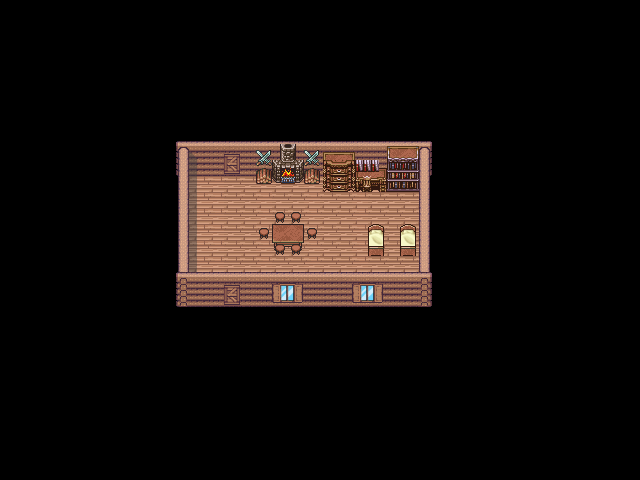

Rendered tile map (Tiled .tmx) drawn with the repository's tilesets; below, a short description and the full map source, tile grids included:
An orthogonal 40x30 tile map with 16x16 px tiles, 2 tile layers (background, collision), 2 tilesets and 2 objects (2x goout).

<map version="1.0" tiledversion="1.1.6" orientation="orthogonal" renderorder="right-down" width="40" height="30" tilewidth="16" tileheight="16" infinite="0" nextobjectid="3">
 <tileset firstgid="1" name="chajda_int" tilewidth="16" tileheight="16" tilecount="234" columns="18">
  <image source="chajda_int.png" width="288" height="208" />
 </tileset>
 <tileset firstgid="235" name="chajda_interier3" tilewidth="16" tileheight="16" tilecount="900" columns="30">
  <image source="chajda_interier3.png" width="480" height="480" />
 </tileset>
 <layer name="background" width="40" height="30">
  <data encoding="csv">
1,1,1,1,1,1,1,1,1,1,1,1,1,1,1,1,1,1,1,1,1,1,1,1,1,1,1,1,1,1,1,1,1,1,1,1,1,1,1,1,
1,1,1,1,1,1,1,1,1,1,1,1,1,1,1,1,1,1,1,1,1,1,1,1,1,1,1,1,1,1,1,1,1,1,1,1,1,1,1,1,
1,1,1,1,1,1,1,1,1,1,1,1,1,1,1,1,1,1,1,1,1,1,1,1,1,1,1,1,1,1,1,1,1,1,1,1,1,1,1,1,
1,1,1,1,1,1,1,1,1,1,1,1,1,1,1,1,1,1,1,1,1,1,1,1,1,1,1,1,1,1,1,1,1,1,1,1,1,1,1,1,
1,1,1,1,1,1,1,1,1,1,1,1,1,1,1,1,1,1,1,1,1,1,1,1,1,1,1,1,1,1,1,1,1,1,1,1,1,1,1,1,
1,1,1,1,1,1,1,1,1,1,1,1,1,1,1,1,1,1,1,1,1,1,1,1,1,1,1,1,1,1,1,1,1,1,1,1,1,1,1,1,
1,1,1,1,1,1,1,1,1,1,1,1,1,1,1,1,1,1,1,1,1,1,1,1,1,1,1,1,1,1,1,1,1,1,1,1,1,1,1,1,
1,1,1,1,1,1,1,1,1,1,1,1,1,1,1,1,1,1,1,1,1,1,1,1,1,1,1,1,1,1,1,1,1,1,1,1,1,1,1,1,
1,1,1,1,1,1,1,1,1,1,19,20,21,22,23,24,25,26,27,28,29,30,31,32,33,34,35,36,1,1,1,1,1,1,1,1,1,1,1,1,
1,1,1,1,1,1,1,1,1,1,37,38,39,40,41,42,43,44,45,46,47,48,49,50,51,52,53,54,1,1,1,1,1,1,1,1,1,1,1,1,
1,1,1,1,1,1,1,1,1,1,55,56,57,58,59,60,61,62,63,64,65,66,67,68,69,70,71,72,1,1,1,1,1,1,1,1,1,1,1,1,
1,1,1,1,1,1,1,1,1,1,73,74,75,76,77,78,79,80,81,82,83,84,85,86,87,88,89,90,1,1,1,1,1,1,1,1,1,1,1,1,
1,1,1,1,1,1,1,1,1,1,91,92,93,94,95,96,97,98,99,100,101,102,103,104,105,106,107,108,1,1,1,1,1,1,1,1,1,1,1,1,
1,1,1,1,1,1,1,1,1,1,109,110,111,112,113,114,115,116,117,118,119,120,121,122,123,124,125,126,1,1,1,1,1,1,1,1,1,1,1,1,
1,1,1,1,1,1,1,1,1,1,127,128,129,130,131,132,133,134,135,136,137,138,139,140,141,142,143,144,1,1,1,1,1,1,1,1,1,1,1,1,
1,1,1,1,1,1,1,1,1,1,145,146,147,148,149,150,151,152,153,154,155,156,157,158,159,160,161,162,1,1,1,1,1,1,1,1,1,1,1,1,
1,1,1,1,1,1,1,1,1,1,163,164,165,166,167,168,169,170,171,172,173,174,175,176,177,178,179,180,1,1,1,1,1,1,1,1,1,1,1,1,
1,1,1,1,1,1,1,1,1,1,181,182,183,184,185,186,187,188,189,190,191,192,193,194,195,196,197,198,1,1,1,1,1,1,1,1,1,1,1,1,
1,1,1,1,1,1,1,1,1,1,199,200,201,202,203,204,205,206,207,208,209,210,211,212,213,214,215,216,1,1,1,1,1,1,1,1,1,1,1,1,
1,1,1,1,1,1,1,1,1,1,217,218,219,220,221,222,223,224,225,226,227,228,229,230,231,232,233,234,1,1,1,1,1,1,1,1,1,1,1,1,
1,1,1,1,1,1,1,1,1,1,1,1,1,1,1,1,1,1,1,1,1,1,1,1,1,1,1,1,1,1,1,1,1,1,1,1,1,1,1,1,
1,1,1,1,1,1,1,1,1,1,1,1,1,1,1,1,1,1,1,1,1,1,1,1,1,1,1,1,1,1,1,1,1,1,1,1,1,1,1,1,
1,1,1,1,1,1,1,1,1,1,1,1,1,1,1,1,1,1,1,1,1,1,1,1,1,1,1,1,1,1,1,1,1,1,1,1,1,1,1,1,
1,1,1,1,1,1,1,1,1,1,1,1,1,1,1,1,1,1,1,1,1,1,1,1,1,1,1,1,1,1,1,1,1,1,1,1,1,1,1,1,
1,1,1,1,1,1,1,1,1,1,1,1,1,1,1,1,1,1,1,1,1,1,1,1,1,1,1,1,1,1,1,1,1,1,1,1,1,1,1,1,
1,1,1,1,1,1,1,1,1,1,1,1,1,1,1,1,1,1,1,1,1,1,1,1,1,1,1,1,1,1,1,1,1,1,1,1,1,1,1,1,
1,1,1,1,1,1,1,1,1,1,1,1,1,1,1,1,1,1,1,1,1,1,1,1,1,1,1,1,1,1,1,1,1,1,1,1,1,1,1,1,
1,1,1,1,1,1,1,1,1,1,1,1,1,1,1,1,1,1,1,1,1,1,1,1,1,1,1,1,1,1,1,1,1,1,1,1,1,1,1,1,
1,1,1,1,1,1,1,1,1,1,1,1,1,1,1,1,1,1,1,1,1,1,1,1,1,1,1,1,1,1,1,1,1,1,1,1,1,1,1,1,
1,1,1,1,1,1,1,1,1,1,1,1,1,1,1,1,1,1,1,1,1,1,1,1,1,1,1,1,1,1,1,1,1,1,1,1,1,1,1,1
</data>
 </layer>
 <layer name="collision" width="40" height="30">
  <data encoding="csv">
1,1,1,1,1,1,1,1,1,1,1,1,1,1,1,1,1,1,1,1,1,1,1,1,1,1,1,1,1,1,1,1,1,1,1,1,1,1,1,1,
1,1,1,1,1,1,1,1,1,1,1,1,1,1,1,1,1,1,1,1,1,1,1,1,1,1,1,1,1,1,1,1,1,1,1,1,1,1,1,1,
1,1,1,1,1,1,1,1,1,1,1,1,1,1,1,1,1,1,1,1,1,1,1,1,1,1,1,1,1,1,1,1,1,1,1,1,1,1,1,1,
1,1,1,1,1,1,1,1,1,1,1,1,1,1,1,1,1,1,1,1,1,1,1,1,1,1,1,1,1,1,1,1,1,1,1,1,1,1,1,1,
1,1,1,1,1,1,1,1,1,1,1,1,1,1,1,1,1,1,1,1,1,1,1,1,1,1,1,1,1,1,1,1,1,1,1,1,1,1,1,1,
1,1,1,1,1,1,1,1,1,1,1,1,1,1,1,1,1,1,1,1,1,1,1,1,1,1,1,1,1,1,1,1,1,1,1,1,1,1,1,1,
1,1,1,1,1,1,1,1,1,1,1,1,1,1,1,1,1,1,1,1,1,1,1,1,1,1,1,1,1,1,1,1,1,1,1,1,1,1,1,1,
1,1,1,1,1,1,1,1,1,1,1,1,1,1,1,1,1,1,1,1,1,1,1,1,1,1,1,1,1,1,1,1,1,1,1,1,1,1,1,1,
1,1,1,1,1,1,1,1,1,1,19,20,21,22,23,24,25,26,27,28,29,30,31,32,33,34,35,36,1,1,1,1,1,1,1,1,1,1,1,1,
1,1,1,1,1,1,1,1,1,1,37,38,39,40,41,42,43,44,45,46,47,48,49,50,51,52,53,54,1,1,1,1,1,1,1,1,1,1,1,1,
1,1,1,1,1,1,1,1,1,1,55,56,57,58,59,60,61,62,63,64,65,66,67,68,69,70,71,72,1,1,1,1,1,1,1,1,1,1,1,1,
1,1,1,1,1,1,1,1,1,1,73,74,0,0,0,0,0,0,0,0,83,84,0,0,87,88,89,90,1,1,1,1,1,1,1,1,1,1,1,1,
1,1,1,1,1,1,1,1,1,1,91,92,0,0,0,0,0,0,0,0,0,0,0,0,0,0,107,108,1,1,1,1,1,1,1,1,1,1,1,1,
1,1,1,1,1,1,1,1,1,1,109,110,0,0,0,0,0,0,0,0,0,0,0,0,0,0,125,126,1,1,1,1,1,1,1,1,1,1,1,1,
1,1,1,1,1,1,1,1,1,1,127,128,0,0,0,0,0,134,135,0,0,0,0,140,0,142,143,144,1,1,1,1,1,1,1,1,1,1,1,1,
1,1,1,1,1,1,1,1,1,1,145,146,0,0,0,0,0,0,0,0,0,0,0,158,0,160,161,162,1,1,1,1,1,1,1,1,1,1,1,1,
1,1,1,1,1,1,1,1,1,1,163,164,0,0,0,0,0,0,0,0,0,0,0,0,0,0,179,180,1,1,1,1,1,1,1,1,1,1,1,1,
1,1,1,1,1,1,1,1,1,1,181,182,183,184,185,186,187,188,189,190,191,192,193,194,195,196,197,198,1,1,1,1,1,1,1,1,1,1,1,1,
1,1,1,1,1,1,1,1,1,1,199,200,201,202,203,204,205,206,207,208,209,210,211,212,213,214,215,216,1,1,1,1,1,1,1,1,1,1,1,1,
1,1,1,1,1,1,1,1,1,1,217,218,219,220,221,222,223,224,225,226,227,228,229,230,231,232,233,234,1,1,1,1,1,1,1,1,1,1,1,1,
1,1,1,1,1,1,1,1,1,1,1,1,1,1,1,1,1,1,1,1,1,1,1,1,1,1,1,1,1,1,1,1,1,1,1,1,1,1,1,1,
1,1,1,1,1,1,1,1,1,1,1,1,1,1,1,1,1,1,1,1,1,1,1,1,1,1,1,1,1,1,1,1,1,1,1,1,1,1,1,1,
1,1,1,1,1,1,1,1,1,1,1,1,1,1,1,1,1,1,1,1,1,1,1,1,1,1,1,1,1,1,1,1,1,1,1,1,1,1,1,1,
1,1,1,1,1,1,1,1,1,1,1,1,1,1,1,1,1,1,1,1,1,1,1,1,1,1,1,1,1,1,1,1,1,1,1,1,1,1,1,1,
1,1,1,1,1,1,1,1,1,1,1,1,1,1,1,1,1,1,1,1,1,1,1,1,1,1,1,1,1,1,1,1,1,1,1,1,1,1,1,1,
1,1,1,1,1,1,1,1,1,1,1,1,1,1,1,1,1,1,1,1,1,1,1,1,1,1,1,1,1,1,1,1,1,1,1,1,1,1,1,1,
1,1,1,1,1,1,1,1,1,1,1,1,1,1,1,1,1,1,1,1,1,1,1,1,1,1,1,1,1,1,1,1,1,1,1,1,1,1,1,1,
1,1,1,1,1,1,1,1,1,1,1,1,1,1,1,1,1,1,1,1,1,1,1,1,1,1,1,1,1,1,1,1,1,1,1,1,1,1,1,1,
1,1,1,1,1,1,1,1,1,1,1,1,1,1,1,1,1,1,1,1,1,1,1,1,1,1,1,1,1,1,1,1,1,1,1,1,1,1,1,1,
1,1,1,1,1,1,1,1,1,1,1,1,1,1,1,1,1,1,1,1,1,1,1,1,1,1,1,1,1,1,1,1,1,1,1,1,1,1,1,1
</data>
 </layer>
 <objectgroup name="obejcts">
  <object id="1" name="goout01" type="goout" gid="1" x="224" y="287" width="16" height="16" />
  <object id="2" name="goout02" type="goout" gid="1" x="224" y="178" width="16" height="16" />
 </objectgroup>
</map>
